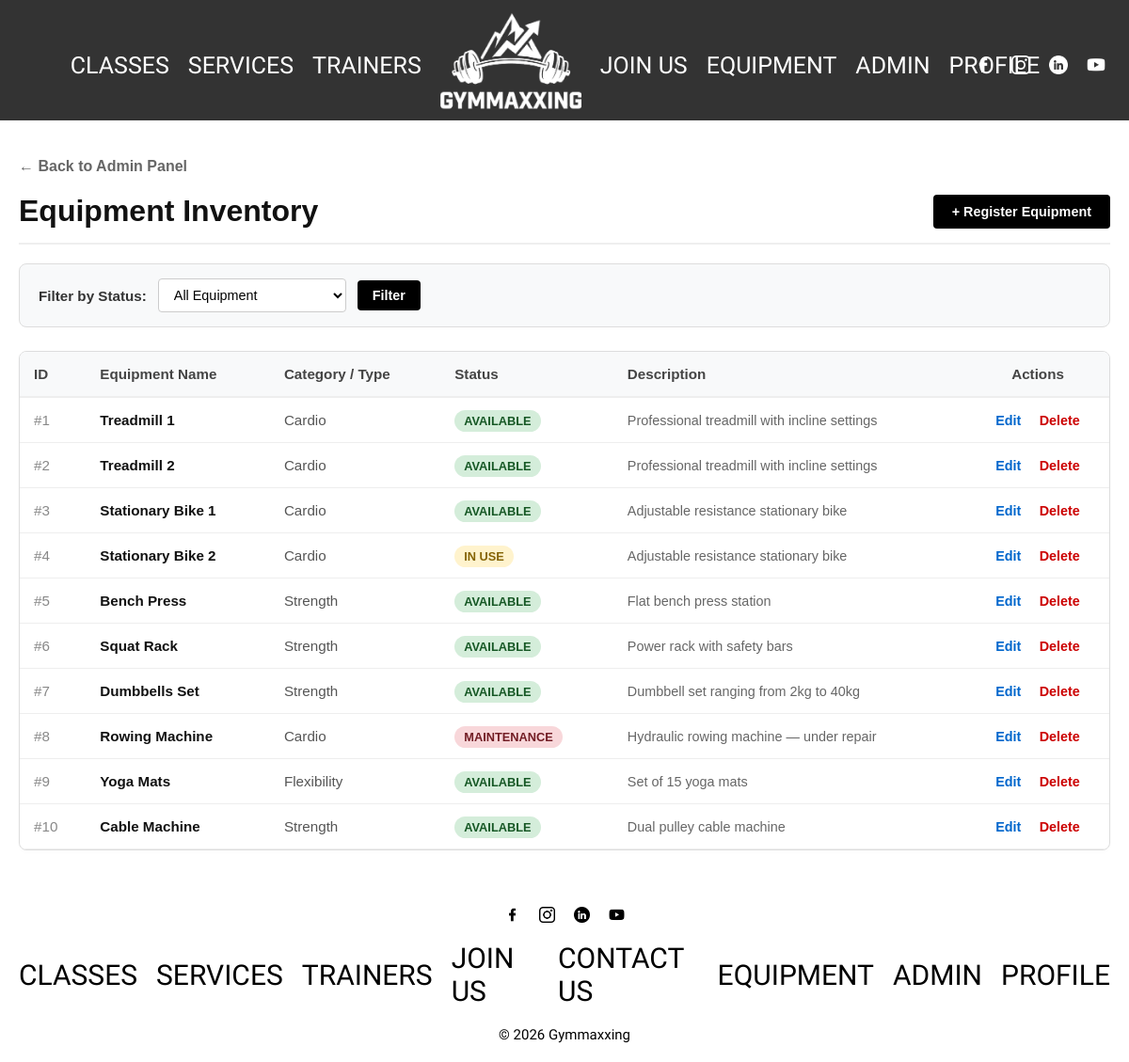
/pages/admin_equipment.php (signed in), run on the app's committed database.
### tables this page shows
CREATE TABLE Equipment (
    id INTEGER PRIMARY KEY AUTOINCREMENT,
    name TEXT NOT NULL,
    type TEXT NOT NULL,
    status TEXT NOT NULL CHECK(status IN ('available', 'in_use', 'maintenance')) DEFAULT 'available',
    description TEXT
);

### database/equipment.class.php (called while the page is built, shortened)
<?php
class Equipment {
    public function __construct(int $id, string $name, string $type, string $status, ?string $description) {
        $this->id = $id;
        $this->name = $name;
        $this->type = $type;
        $this->status = $status;
        $this->description = $description;
    }
    private static function fromRow(array $e) : Equipment {
        return new Equipment($e['id'], $e['name'], $e['type'], $e['status'], $e['description']);
    }
    static function getAll(PDO $db) : array {
        $stmt = $db->query('SELECT * FROM Equipment');
        $items = [];
        while ($e = $stmt->fetch())
            $items[] = self::fromRow($e);
        return $items;
    }
}
?>

### pages/admin_equipment.php (the view, shortened to what this page needs)
<?php
require_once __DIR__ . '/../database/connection.db.php';
require_once __DIR__ . '/../database/equipment.class.php';
$equipmentList = [];
$filterStatus = isset($_GET['status']) ? trim($_GET['status']) : '';
try {
    $db = getDatabaseConnection();
    if ($filterStatus === 'available') {
        $equipmentList = Equipment::getAvailable($db);
    } else {
        $equipmentList = Equipment::getAll($db);
    }
} catch (Throwable $e) {
    $erroMsg = "Error loading inventory: " . $e->getMessage();
}
require_once __DIR__ . '/../templates/header.php';
?>
<div class="admin-container" style="padding: 40px 20px; max-width: 1200px; margin: 0 auto; font-family: sans-serif;">
    <div style="margin-bottom: 20px;">
        <a href="/pages/admin.php" style="text-decoration: none; color: #666; font-weight: bold;">← Back to Admin Panel</a>
    </div>
    <div style="display: flex; justify-content: space-between; align-items: center; margin-bottom: 20px; border-bottom: 2px solid #eee; padding-bottom: 15px;">
        <h1 style="margin: 0; font-size: 2rem; color: #111;"> Equipment Inventory</h1>
        <a href="/pages/admin_create_equipment.php" style="background: #000; color: #fff; text-decoration: none; padding: 10px 20px; border-radius: 4px; font-weight: bold; font-size: 0.9rem;">+ Register Equipment</a>
    </div>
    <div style="background: #f8f9fa; border: 1px solid #ddd; padding: 15px 20px; border-radius: 8px; margin-bottom: 25px; display: flex; align-items: center; gap: 15px;">
        <form method="GET" action="/pages/admin_equipment.php" style="display: flex; align-items: center; gap: 12px; width: 100%; flex-wrap: wrap;">
            <label style="font-weight: bold; color: #333; font-size: 0.95rem;">Filter by Status:</label>
            <select name="status" style="padding: 8px 12px; border: 1px solid #ccc; border-radius: 4px; background: #fff; font-size: 0.9rem; min-width: 200px;">
                <option value=""> All Equipment</option>
            </select>
            <button type="submit" style="background: #000; color: #fff; border: none; padding: 8px 16px; border-radius: 4px; font-weight: bold; font-size: 0.9rem; cursor: pointer;">
                Filter
            </button>
        </form>
    </div>
    <div style="overflow-x: auto; background: #fff; border: 1px solid #ddd; border-radius: 8px; box-shadow: 0 2px 4px rgba(0,0,0,0.02);">
        <table style="width: 100%; border-collapse: collapse; text-align: left; font-size: 0.95rem;">
            <thead>
                <tr style="background: #f8f9fa; border-bottom: 2px solid #eee;">
                    <th style="padding: 15px; color: #444;">ID</th>
                    <th style="padding: 15px; color: #444;">Equipment Name</th>
                    <th style="padding: 15px; color: #444;">Category / Type</th>
                    <th style="padding: 15px; color: #444;">Status</th>
                    <th style="padding: 15px; color: #444;">Description</th>
                    <th style="padding: 15px; color: #444; text-align: center;">Actions</th>
                </tr>
            </thead>
            <tbody>
                <?php if (empty($equipmentList)): ?>
                    <tr>
                        <td colspan="6" style="padding: 30px; text-align: center; color: #888;">No equipment found matching this filter.</td>
                    </tr>
                <?php else: ?>
                    <?php foreach ($equipmentList as $item): ?>
                        <tr style="border-bottom: 1px solid #eee;">
                            <td style="padding: 15px; color: #888;">#<?= $item->id ?></td>
                            <td style="padding: 15px; font-weight: bold; color: #111;"><?= htmlspecialchars($item->name) ?></td>
                            <td style="padding: 15px; color: #555; text-transform: capitalize;"><?= htmlspecialchars($item->type) ?></td>
                            <td style="padding: 15px;">
                                <?php
                                    $bg = '#e2e3e5'; $color = '#383d41'; $text = $item->status;
                                    if ($item->status === 'available') { $bg = '#d4edda'; $color = '#155724'; $text = 'Available'; }
                                    if ($item->status === 'in_use') { $bg = '#fff3cd'; $color = '#856404'; $text = 'In Use'; }
                                    if ($item->status === 'maintenance') { $bg = '#f8d7da'; $color = '#721c24'; $text = 'Maintenance'; }
                                ?>
                                <span style="background: <?= $bg ?>; color: <?= $color ?>; padding: 4px 10px; border-radius: 12px; font-size: 0.8rem; font-weight: bold; text-transform: uppercase;">
                                    <?= $text ?>
                                </span>
                            </td>
                            <td style="padding: 15px; color: #666; font-size: 0.9rem;">
                                <?= $item->description ? htmlspecialchars($item->description) : '<span style="color:#ccc;">No description provided</span>' ?>
                            </td>
                            <td style="padding: 15px; text-align: center;">
                                <a href="/pages/admin_edit_equipment.php?id=<?= $item->id ?>" style="text-decoration: none; color: #0066cc; font-weight: bold; margin-right: 15px; font-size: 0.9rem;">Edit</a>
                                <a href="/pages/admin_delete_equipment.php?id=<?= $item->id ?>" onclick="return confirm('Are you sure you want to remove this item from the inventory?');" style="text-decoration: none; color: #cc0000; font-weight: bold; font-size: 0.9rem;">Delete</a>
                            </td>
                        </tr>
                    <?php endforeach; ?>
                <?php endif; ?>
            </tbody>
        </table>
    </div>
</div>
<?php require_once __DIR__ . '/../templates/footer.php'; ?>

### css/base.css (style rules this page uses)
:root { --color-primary: #000000; --color-background: #ffffff; --color-text: #000000; --font-main: 'Pathway Gothic One', sans-serif; }
* { margin: 0; padding: 0; box-sizing: border-box; }
body { background-color: var(--color-background); color: var(--color-text); font-family: var(--font-main); }
h1 { font-size: 2rem; }
a { color: var(--color-text); text-decoration: none; }

### css/specific.css (style rules this page uses)
body { overflow-x: hidden; }

### data on the page
equipment: id "1", name "Treadmill 1", type "Cardio", status "AVAILABLE", description "Professional treadmill with incline settings"
equipment: id "2", name "Treadmill 2", type "Cardio", status "AVAILABLE", description "Professional treadmill with incline settings"
equipment: id "3", name "Stationary Bike 1", type "Cardio", status "AVAILABLE", description "Adjustable resistance stationary bike"
equipment: id "4", name "Stationary Bike 2", type "Cardio", status "IN USE", description "Adjustable resistance stationary bike"
equipment: id "5", name "Bench Press", type "Strength", status "AVAILABLE", description "Flat bench press station"
equipment: id "6", name "Squat Rack", type "Strength", status "AVAILABLE", description "Power rack with safety bars"
equipment: id "7", name "Dumbbells Set", type "Strength", status "AVAILABLE", description "Dumbbell set ranging from 2kg to 40kg"
equipment: id "8", name "Rowing Machine", type "Cardio", status "MAINTENANCE", description "Hydraulic rowing machine — under repair"
equipment: id "9", name "Yoga Mats", type "Flexibility", status "AVAILABLE", description "Set of 15 yoga mats"
equipment: id "10", name "Cable Machine", type "Strength", status "AVAILABLE", description "Dual pulley cable machine"
